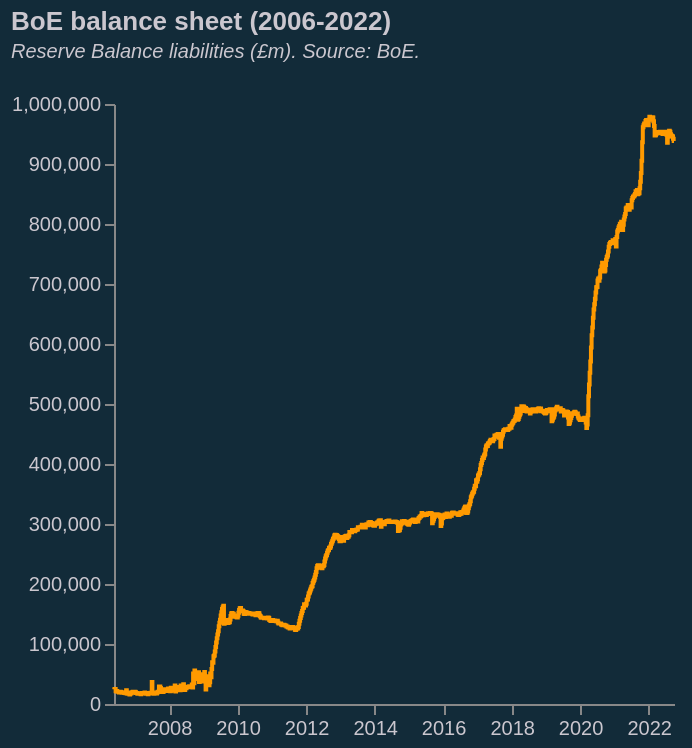

Vega-Lite specification for this chart:
### Vega-Lite specification from a JSON file in a GitHub repository (floating-point values rounded to 4 significant figures; data arrays with more than 128 entries replaced by an {"elided": "..."} marker saying what was removed)
{"$schema": "https://vega.github.io/schema/vega-lite/v5.json", "title": {"text": "BoE balance sheet (2006-2022)", "subtitle": ["Reserve Balance liabilities (£m). Source: BoE.", ""], "subtitleFontStyle": "italic", "subtitleFontSize": 10, "anchor": "start", "color": "#cbc7cf", "subtitleColor": "#cbc7cf"}, "width": 280, "height": 300, "config": {"background": "#122b39", "view": {"stroke": "transparent"}}, "data": {"values": {"elided": "855 records"}, "format": {"parse": {"Date": "date"}}}, "transform": [{"calculate": "year(datum.Date)", "as": "year"}, {"filter": "datum.year>=minYear"}, {"filter": "datum.year<=maxYear"}], "params": [{"name": "minYear", "value": 2006, "bind": {"input": "range", "min": 2006, "max": 2022, "step": 1, "name": "Start year:"}}, {"name": "maxYear", "value": 2022, "bind": {"input": "range", "min": 2006, "max": 2022, "step": 1, "name": "End year:"}}], "mark": {"type": "line", "color": "#ff9a00", "interpolate": "step", "width": 10, "strokeWidth": 2, "opacity": 1}, "encoding": {"x": {"field": "Date", "type": "temporal", "title": null, "axis": {"grid": false, "labelColor": "#cbc7cf"}}, "y": {"field": "Value", "type": "quantitative", "title": null, "axis": {"grid": false, "labelColor": "#cbc7cf"}}}}
